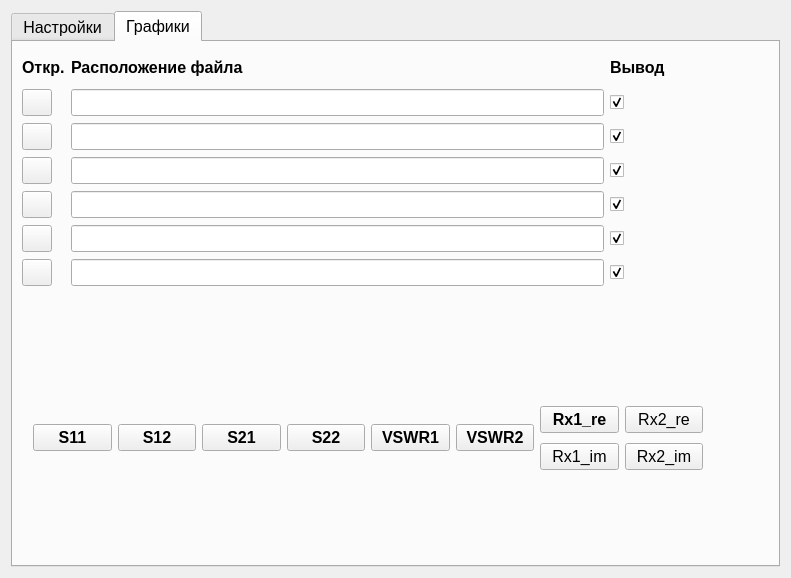
<?xml version="1.0" encoding="UTF-8"?>
<ui version="4.0">
 <class>Dialog</class>
 <widget class="QDialog" name="Dialog">
  <property name="geometry">
   <rect>
    <x>0</x>
    <y>0</y>
    <width>791</width>
    <height>578</height>
   </rect>
  </property>
  <property name="windowTitle">
   <string>Dialog</string>
  </property>
  <layout class="QVBoxLayout" name="verticalLayout">
   <item>
    <widget class="QTabWidget" name="tabWidget">
     <property name="font">
      <font>
       <pointsize>12</pointsize>
      </font>
     </property>
     <property name="currentIndex">
      <number>1</number>
     </property>
     <widget class="QWidget" name="tab">
      <attribute name="title">
       <string>Настройки</string>
      </attribute>
      <widget class="QSpinBox" name="spinBox_impedance">
       <property name="geometry">
        <rect>
         <x>60</x>
         <y>340</y>
         <width>71</width>
         <height>31</height>
        </rect>
       </property>
       <property name="font">
        <font>
         <pointsize>12</pointsize>
        </font>
       </property>
       <property name="maximum">
        <number>999</number>
       </property>
      </widget>
      <widget class="QLabel" name="label_7">
       <property name="geometry">
        <rect>
         <x>60</x>
         <y>320</y>
         <width>141</width>
         <height>21</height>
        </rect>
       </property>
       <property name="font">
        <font>
         <pointsize>12</pointsize>
        </font>
       </property>
       <property name="text">
        <string>Сопротивление</string>
       </property>
      </widget>
      <widget class="QWidget" name="layoutWidget">
       <property name="geometry">
        <rect>
         <x>40</x>
         <y>40</y>
         <width>244</width>
         <height>21</height>
        </rect>
       </property>
       <layout class="QHBoxLayout" name="horizontalLayout_2">
        <item>
         <widget class="QLabel" name="label_4">
          <property name="minimumSize">
           <size>
            <width>50</width>
            <height>0</height>
           </size>
          </property>
          <property name="maximumSize">
           <size>
            <width>50</width>
            <height>16777215</height>
           </size>
          </property>
          <property name="font">
           <font>
            <pointsize>12</pointsize>
           </font>
          </property>
          <property name="text">
           <string>Цвет</string>
          </property>
         </widget>
        </item>
        <item>
         <widget class="QLabel" name="label_5">
          <property name="minimumSize">
           <size>
            <width>80</width>
            <height>0</height>
           </size>
          </property>
          <property name="maximumSize">
           <size>
            <width>80</width>
            <height>16777215</height>
           </size>
          </property>
          <property name="font">
           <font>
            <pointsize>12</pointsize>
           </font>
          </property>
          <property name="text">
           <string>Толщина</string>
          </property>
         </widget>
        </item>
        <item>
         <widget class="QLabel" name="label_6">
          <property name="minimumSize">
           <size>
            <width>100</width>
            <height>0</height>
           </size>
          </property>
          <property name="maximumSize">
           <size>
            <width>100</width>
            <height>16777215</height>
           </size>
          </property>
          <property name="font">
           <font>
            <pointsize>12</pointsize>
           </font>
          </property>
          <property name="text">
           <string>Тип линии</string>
          </property>
         </widget>
        </item>
       </layout>
      </widget>
      <widget class="QWidget" name="layoutWidget">
       <property name="geometry">
        <rect>
         <x>20</x>
         <y>60</y>
         <width>332</width>
         <height>218</height>
        </rect>
       </property>
       <layout class="QGridLayout" name="gridLayout_2">
        <item row="0" column="0">
         <widget class="QLabel" name="label_8">
          <property name="minimumSize">
           <size>
            <width>20</width>
            <height>0</height>
           </size>
          </property>
          <property name="maximumSize">
           <size>
            <width>20</width>
            <height>16777215</height>
           </size>
          </property>
          <property name="font">
           <font>
            <pointsize>12</pointsize>
           </font>
          </property>
          <property name="text">
           <string>1</string>
          </property>
         </widget>
        </item>
        <item row="0" column="1">
         <widget class="QPushButton" name="pushButton_color1">
          <property name="minimumSize">
           <size>
            <width>60</width>
            <height>0</height>
           </size>
          </property>
          <property name="font">
           <font>
            <pointsize>12</pointsize>
           </font>
          </property>
          <property name="text">
           <string/>
          </property>
         </widget>
        </item>
        <item row="0" column="2">
         <widget class="QSpinBox" name="spinBox_thickness1">
          <property name="minimumSize">
           <size>
            <width>70</width>
            <height>0</height>
           </size>
          </property>
          <property name="maximumSize">
           <size>
            <width>70</width>
            <height>16777215</height>
           </size>
          </property>
          <property name="font">
           <font>
            <pointsize>12</pointsize>
           </font>
          </property>
          <property name="value">
           <number>2</number>
          </property>
         </widget>
        </item>
        <item row="0" column="3">
         <widget class="QComboBox" name="comboBox_linetype1">
          <property name="font">
           <font>
            <pointsize>12</pointsize>
           </font>
          </property>
          <item>
           <property name="text">
            <string>сплошная</string>
           </property>
          </item>
          <item>
           <property name="text">
            <string>штриховая</string>
           </property>
          </item>
          <item>
           <property name="text">
            <string>штрихпунктирная</string>
           </property>
          </item>
         </widget>
        </item>
        <item row="1" column="0">
         <widget class="QLabel" name="label_9">
          <property name="minimumSize">
           <size>
            <width>20</width>
            <height>0</height>
           </size>
          </property>
          <property name="maximumSize">
           <size>
            <width>20</width>
            <height>16777215</height>
           </size>
          </property>
          <property name="font">
           <font>
            <pointsize>12</pointsize>
           </font>
          </property>
          <property name="text">
           <string>2</string>
          </property>
         </widget>
        </item>
        <item row="1" column="1">
         <widget class="QPushButton" name="pushButton_color2">
          <property name="minimumSize">
           <size>
            <width>60</width>
            <height>0</height>
           </size>
          </property>
          <property name="font">
           <font>
            <pointsize>12</pointsize>
           </font>
          </property>
          <property name="text">
           <string/>
          </property>
         </widget>
        </item>
        <item row="1" column="2">
         <widget class="QSpinBox" name="spinBox_thickness2">
          <property name="minimumSize">
           <size>
            <width>70</width>
            <height>0</height>
           </size>
          </property>
          <property name="maximumSize">
           <size>
            <width>70</width>
            <height>16777215</height>
           </size>
          </property>
          <property name="font">
           <font>
            <pointsize>12</pointsize>
           </font>
          </property>
          <property name="value">
           <number>2</number>
          </property>
         </widget>
        </item>
        <item row="1" column="3">
         <widget class="QComboBox" name="comboBox_linetype2">
          <property name="font">
           <font>
            <pointsize>12</pointsize>
           </font>
          </property>
          <item>
           <property name="text">
            <string>сплошная</string>
           </property>
          </item>
          <item>
           <property name="text">
            <string>штриховая</string>
           </property>
          </item>
          <item>
           <property name="text">
            <string>штрихпунктирная</string>
           </property>
          </item>
         </widget>
        </item>
        <item row="2" column="0">
         <widget class="QLabel" name="label_10">
          <property name="minimumSize">
           <size>
            <width>20</width>
            <height>0</height>
           </size>
          </property>
          <property name="maximumSize">
           <size>
            <width>20</width>
            <height>16777215</height>
           </size>
          </property>
          <property name="font">
           <font>
            <pointsize>12</pointsize>
           </font>
          </property>
          <property name="text">
           <string>3</string>
          </property>
         </widget>
        </item>
        <item row="2" column="1">
         <widget class="QPushButton" name="pushButton_color3">
          <property name="minimumSize">
           <size>
            <width>60</width>
            <height>0</height>
           </size>
          </property>
          <property name="font">
           <font>
            <pointsize>12</pointsize>
           </font>
          </property>
          <property name="text">
           <string/>
          </property>
         </widget>
        </item>
        <item row="2" column="2">
         <widget class="QSpinBox" name="spinBox_thickness3">
          <property name="minimumSize">
           <size>
            <width>70</width>
            <height>0</height>
           </size>
          </property>
          <property name="maximumSize">
           <size>
            <width>70</width>
            <height>16777215</height>
           </size>
          </property>
          <property name="font">
           <font>
            <pointsize>12</pointsize>
           </font>
          </property>
          <property name="value">
           <number>2</number>
          </property>
         </widget>
        </item>
        <item row="2" column="3">
         <widget class="QComboBox" name="comboBox_linetype3">
          <property name="font">
           <font>
            <pointsize>12</pointsize>
           </font>
          </property>
          <item>
           <property name="text">
            <string>сплошная</string>
           </property>
          </item>
          <item>
           <property name="text">
            <string>штриховая</string>
           </property>
          </item>
          <item>
           <property name="text">
            <string>штрихпунктирная</string>
           </property>
          </item>
         </widget>
        </item>
        <item row="3" column="0">
         <widget class="QLabel" name="label_11">
          <property name="minimumSize">
           <size>
            <width>20</width>
            <height>0</height>
           </size>
          </property>
          <property name="maximumSize">
           <size>
            <width>20</width>
            <height>16777215</height>
           </size>
          </property>
          <property name="font">
           <font>
            <pointsize>12</pointsize>
           </font>
          </property>
          <property name="text">
           <string>4</string>
          </property>
         </widget>
        </item>
        <item row="3" column="1">
         <widget class="QPushButton" name="pushButton_color4">
          <property name="minimumSize">
           <size>
            <width>60</width>
            <height>0</height>
           </size>
          </property>
          <property name="font">
           <font>
            <pointsize>12</pointsize>
           </font>
          </property>
          <property name="text">
           <string/>
          </property>
         </widget>
        </item>
        <item row="3" column="2">
         <widget class="QSpinBox" name="spinBox_thickness4">
          <property name="minimumSize">
           <size>
            <width>70</width>
            <height>0</height>
           </size>
          </property>
          <property name="maximumSize">
           <size>
            <width>70</width>
            <height>16777215</height>
           </size>
          </property>
          <property name="font">
           <font>
            <pointsize>12</pointsize>
           </font>
          </property>
          <property name="value">
           <number>2</number>
          </property>
         </widget>
        </item>
        <item row="3" column="3">
         <widget class="QComboBox" name="comboBox_linetype4">
          <property name="font">
           <font>
            <pointsize>12</pointsize>
           </font>
          </property>
          <item>
           <property name="text">
            <string>сплошная</string>
           </property>
          </item>
          <item>
           <property name="text">
            <string>штриховая</string>
           </property>
          </item>
          <item>
           <property name="text">
            <string>штрихпунктирная</string>
           </property>
          </item>
         </widget>
        </item>
        <item row="4" column="0">
         <widget class="QLabel" name="label_12">
          <property name="minimumSize">
           <size>
            <width>20</width>
            <height>0</height>
           </size>
          </property>
          <property name="maximumSize">
           <size>
            <width>20</width>
            <height>16777215</height>
           </size>
          </property>
          <property name="font">
           <font>
            <pointsize>12</pointsize>
           </font>
          </property>
          <property name="text">
           <string>5</string>
          </property>
         </widget>
        </item>
        <item row="4" column="1">
         <widget class="QPushButton" name="pushButton_color5">
          <property name="minimumSize">
           <size>
            <width>60</width>
            <height>0</height>
           </size>
          </property>
          <property name="font">
           <font>
            <pointsize>12</pointsize>
           </font>
          </property>
          <property name="text">
           <string/>
          </property>
         </widget>
        </item>
        <item row="4" column="2">
         <widget class="QSpinBox" name="spinBox_thickness5">
          <property name="minimumSize">
           <size>
            <width>70</width>
            <height>0</height>
           </size>
          </property>
          <property name="maximumSize">
           <size>
            <width>70</width>
            <height>16777215</height>
           </size>
          </property>
          <property name="font">
           <font>
            <pointsize>12</pointsize>
           </font>
          </property>
          <property name="value">
           <number>2</number>
          </property>
         </widget>
        </item>
        <item row="4" column="3">
         <widget class="QComboBox" name="comboBox_linetype5">
          <property name="font">
           <font>
            <pointsize>12</pointsize>
           </font>
          </property>
          <item>
           <property name="text">
            <string>сплошная</string>
           </property>
          </item>
          <item>
           <property name="text">
            <string>штриховая</string>
           </property>
          </item>
          <item>
           <property name="text">
            <string>штрихпунктирная</string>
           </property>
          </item>
         </widget>
        </item>
        <item row="5" column="0">
         <widget class="QLabel" name="label_13">
          <property name="minimumSize">
           <size>
            <width>20</width>
            <height>0</height>
           </size>
          </property>
          <property name="maximumSize">
           <size>
            <width>20</width>
            <height>16777215</height>
           </size>
          </property>
          <property name="font">
           <font>
            <pointsize>12</pointsize>
           </font>
          </property>
          <property name="text">
           <string>6</string>
          </property>
         </widget>
        </item>
        <item row="5" column="1">
         <widget class="QPushButton" name="pushButton_color6">
          <property name="minimumSize">
           <size>
            <width>60</width>
            <height>0</height>
           </size>
          </property>
          <property name="font">
           <font>
            <pointsize>12</pointsize>
           </font>
          </property>
          <property name="text">
           <string/>
          </property>
         </widget>
        </item>
        <item row="5" column="2">
         <widget class="QSpinBox" name="spinBox_thickness6">
          <property name="minimumSize">
           <size>
            <width>70</width>
            <height>0</height>
           </size>
          </property>
          <property name="maximumSize">
           <size>
            <width>70</width>
            <height>16777215</height>
           </size>
          </property>
          <property name="font">
           <font>
            <pointsize>12</pointsize>
           </font>
          </property>
          <property name="value">
           <number>2</number>
          </property>
         </widget>
        </item>
        <item row="5" column="3">
         <widget class="QComboBox" name="comboBox_linetype6">
          <property name="font">
           <font>
            <pointsize>12</pointsize>
           </font>
          </property>
          <item>
           <property name="text">
            <string>сплошная</string>
           </property>
          </item>
          <item>
           <property name="text">
            <string>штриховая</string>
           </property>
          </item>
          <item>
           <property name="text">
            <string>штрихпунктирная</string>
           </property>
          </item>
         </widget>
        </item>
       </layout>
      </widget>
     </widget>
     <widget class="QWidget" name="tab_2">
      <attribute name="title">
       <string>Графики</string>
      </attribute>
      <widget class="QWidget" name="layoutWidget">
       <property name="geometry">
        <rect>
         <x>20</x>
         <y>360</y>
         <width>670</width>
         <height>72</height>
        </rect>
       </property>
       <layout class="QHBoxLayout" name="horizontalLayout">
        <item>
         <widget class="QPushButton" name="pushButton_S11">
          <property name="font">
           <font>
            <pointsize>12</pointsize>
            <weight>75</weight>
            <bold>true</bold>
           </font>
          </property>
          <property name="text">
           <string>S11</string>
          </property>
         </widget>
        </item>
        <item>
         <widget class="QPushButton" name="pushButton_S12">
          <property name="font">
           <font>
            <pointsize>12</pointsize>
            <weight>75</weight>
            <bold>true</bold>
           </font>
          </property>
          <property name="text">
           <string>S12</string>
          </property>
         </widget>
        </item>
        <item>
         <widget class="QPushButton" name="pushButton_S21">
          <property name="font">
           <font>
            <pointsize>12</pointsize>
            <weight>75</weight>
            <bold>true</bold>
           </font>
          </property>
          <property name="text">
           <string>S21</string>
          </property>
         </widget>
        </item>
        <item>
         <widget class="QPushButton" name="pushButton_S22">
          <property name="font">
           <font>
            <pointsize>12</pointsize>
            <weight>75</weight>
            <bold>true</bold>
           </font>
          </property>
          <property name="text">
           <string>S22</string>
          </property>
         </widget>
        </item>
        <item>
         <widget class="QPushButton" name="pushButton_VSWR1">
          <property name="font">
           <font>
            <pointsize>12</pointsize>
            <weight>75</weight>
            <bold>true</bold>
           </font>
          </property>
          <property name="text">
           <string>VSWR1</string>
          </property>
         </widget>
        </item>
        <item>
         <widget class="QPushButton" name="pushButton_VSWR2">
          <property name="font">
           <font>
            <pointsize>12</pointsize>
            <weight>75</weight>
            <bold>true</bold>
           </font>
          </property>
          <property name="text">
           <string>VSWR2</string>
          </property>
         </widget>
        </item>
        <item>
         <layout class="QVBoxLayout" name="verticalLayout_2">
          <item>
           <widget class="QPushButton" name="pushButton_Rx1_re">
            <property name="font">
             <font>
              <pointsize>12</pointsize>
              <weight>75</weight>
              <bold>true</bold>
             </font>
            </property>
            <property name="text">
             <string>Rx1_re</string>
            </property>
           </widget>
          </item>
          <item>
           <widget class="QPushButton" name="pushButton_Rx1_im">
            <property name="text">
             <string>Rx1_im</string>
            </property>
           </widget>
          </item>
         </layout>
        </item>
        <item>
         <layout class="QVBoxLayout" name="verticalLayout_3">
          <item>
           <widget class="QPushButton" name="pushButton_Rx2_re">
            <property name="text">
             <string>Rx2_re</string>
            </property>
           </widget>
          </item>
          <item>
           <widget class="QPushButton" name="pushButton_Rx2_im">
            <property name="text">
             <string>Rx2_im</string>
            </property>
           </widget>
          </item>
         </layout>
        </item>
       </layout>
      </widget>
      <widget class="QWidget" name="layoutWidget">
       <property name="geometry">
        <rect>
         <x>9</x>
         <y>9</y>
         <width>643</width>
         <height>237</height>
        </rect>
       </property>
       <layout class="QGridLayout" name="gridLayout">
        <item row="2" column="0">
         <widget class="QPushButton" name="pushButton_open_file2">
          <property name="maximumSize">
           <size>
            <width>30</width>
            <height>30</height>
           </size>
          </property>
          <property name="text">
           <string/>
          </property>
          <property name="icon">
           <iconset>
            <normaloff>C:/Users/nenuzhny/Pictures/FileIcon20x20.png</normaloff>C:/Users/nenuzhny/Pictures/FileIcon20x20.png</iconset>
          </property>
         </widget>
        </item>
        <item row="1" column="5">
         <widget class="QCheckBox" name="checkBox_filePlot1">
          <property name="maximumSize">
           <size>
            <width>30</width>
            <height>30</height>
           </size>
          </property>
          <property name="text">
           <string/>
          </property>
          <property name="checked">
           <bool>true</bool>
          </property>
          <property name="tristate">
           <bool>false</bool>
          </property>
         </widget>
        </item>
        <item row="0" column="5">
         <widget class="QLabel" name="label_3">
          <property name="maximumSize">
           <size>
            <width>16777215</width>
            <height>30</height>
           </size>
          </property>
          <property name="font">
           <font>
            <pointsize>12</pointsize>
            <weight>75</weight>
            <bold>true</bold>
           </font>
          </property>
          <property name="text">
           <string>Вывод</string>
          </property>
         </widget>
        </item>
        <item row="1" column="0">
         <widget class="QPushButton" name="pushButton_open_file1">
          <property name="maximumSize">
           <size>
            <width>30</width>
            <height>30</height>
           </size>
          </property>
          <property name="text">
           <string/>
          </property>
          <property name="icon">
           <iconset>
            <normaloff>C:/Users/nenuzhny/Pictures/FileIcon20x20.png</normaloff>C:/Users/nenuzhny/Pictures/FileIcon20x20.png</iconset>
          </property>
         </widget>
        </item>
        <item row="0" column="0" colspan="3">
         <widget class="QLabel" name="label">
          <property name="maximumSize">
           <size>
            <width>60</width>
            <height>30</height>
           </size>
          </property>
          <property name="font">
           <font>
            <pointsize>12</pointsize>
            <weight>75</weight>
            <bold>true</bold>
           </font>
          </property>
          <property name="text">
           <string>Откр.</string>
          </property>
         </widget>
        </item>
        <item row="2" column="5">
         <widget class="QCheckBox" name="checkBox_filePlot2">
          <property name="maximumSize">
           <size>
            <width>30</width>
            <height>30</height>
           </size>
          </property>
          <property name="text">
           <string/>
          </property>
          <property name="checked">
           <bool>true</bool>
          </property>
         </widget>
        </item>
        <item row="3" column="0">
         <widget class="QPushButton" name="pushButton_open_file3">
          <property name="maximumSize">
           <size>
            <width>30</width>
            <height>30</height>
           </size>
          </property>
          <property name="text">
           <string/>
          </property>
          <property name="icon">
           <iconset>
            <normaloff>C:/Users/nenuzhny/Pictures/FileIcon20x20.png</normaloff>C:/Users/nenuzhny/Pictures/FileIcon20x20.png</iconset>
          </property>
         </widget>
        </item>
        <item row="3" column="5">
         <widget class="QCheckBox" name="checkBox_filePlot3">
          <property name="maximumSize">
           <size>
            <width>30</width>
            <height>30</height>
           </size>
          </property>
          <property name="text">
           <string/>
          </property>
          <property name="checked">
           <bool>true</bool>
          </property>
         </widget>
        </item>
        <item row="4" column="0">
         <widget class="QPushButton" name="pushButton_open_file4">
          <property name="maximumSize">
           <size>
            <width>30</width>
            <height>30</height>
           </size>
          </property>
          <property name="text">
           <string/>
          </property>
          <property name="icon">
           <iconset>
            <normaloff>C:/Users/nenuzhny/Pictures/FileIcon20x20.png</normaloff>C:/Users/nenuzhny/Pictures/FileIcon20x20.png</iconset>
          </property>
         </widget>
        </item>
        <item row="4" column="5">
         <widget class="QCheckBox" name="checkBox_filePlot4">
          <property name="maximumSize">
           <size>
            <width>30</width>
            <height>30</height>
           </size>
          </property>
          <property name="text">
           <string/>
          </property>
          <property name="checked">
           <bool>true</bool>
          </property>
         </widget>
        </item>
        <item row="5" column="0">
         <widget class="QPushButton" name="pushButton_open_file5">
          <property name="maximumSize">
           <size>
            <width>30</width>
            <height>30</height>
           </size>
          </property>
          <property name="text">
           <string/>
          </property>
          <property name="icon">
           <iconset>
            <normaloff>C:/Users/nenuzhny/Pictures/FileIcon20x20.png</normaloff>C:/Users/nenuzhny/Pictures/FileIcon20x20.png</iconset>
          </property>
         </widget>
        </item>
        <item row="5" column="5">
         <widget class="QCheckBox" name="checkBox_filePlot5">
          <property name="maximumSize">
           <size>
            <width>30</width>
            <height>30</height>
           </size>
          </property>
          <property name="text">
           <string/>
          </property>
          <property name="checked">
           <bool>true</bool>
          </property>
         </widget>
        </item>
        <item row="6" column="0">
         <widget class="QPushButton" name="pushButton_open_file6">
          <property name="maximumSize">
           <size>
            <width>30</width>
            <height>30</height>
           </size>
          </property>
          <property name="text">
           <string/>
          </property>
          <property name="icon">
           <iconset>
            <normaloff>C:/Users/nenuzhny/Pictures/FileIcon20x20.png</normaloff>C:/Users/nenuzhny/Pictures/FileIcon20x20.png</iconset>
          </property>
         </widget>
        </item>
        <item row="6" column="5">
         <widget class="QCheckBox" name="checkBox_filePlot6">
          <property name="maximumSize">
           <size>
            <width>30</width>
            <height>30</height>
           </size>
          </property>
          <property name="text">
           <string/>
          </property>
          <property name="checked">
           <bool>true</bool>
          </property>
         </widget>
        </item>
        <item row="0" column="3">
         <widget class="QLabel" name="label_2">
          <property name="maximumSize">
           <size>
            <width>16777215</width>
            <height>30</height>
           </size>
          </property>
          <property name="font">
           <font>
            <pointsize>12</pointsize>
            <weight>75</weight>
            <bold>true</bold>
           </font>
          </property>
          <property name="text">
           <string>Расположение файла</string>
          </property>
         </widget>
        </item>
        <item row="1" column="3">
         <widget class="QLineEdit" name="lineEdit_filename1">
          <property name="text">
           <string/>
          </property>
         </widget>
        </item>
        <item row="2" column="3">
         <widget class="QLineEdit" name="lineEdit_filename2">
          <property name="text">
           <string/>
          </property>
         </widget>
        </item>
        <item row="3" column="3">
         <widget class="QLineEdit" name="lineEdit_filename3">
          <property name="text">
           <string/>
          </property>
         </widget>
        </item>
        <item row="4" column="3">
         <widget class="QLineEdit" name="lineEdit_filename4">
          <property name="text">
           <string/>
          </property>
         </widget>
        </item>
        <item row="5" column="3">
         <widget class="QLineEdit" name="lineEdit_filename5">
          <property name="text">
           <string/>
          </property>
         </widget>
        </item>
        <item row="6" column="3">
         <widget class="QLineEdit" name="lineEdit_filename6">
          <property name="text">
           <string/>
          </property>
         </widget>
        </item>
       </layout>
      </widget>
     </widget>
    </widget>
   </item>
  </layout>
 </widget>
 <resources/>
 <connections/>
</ui>
